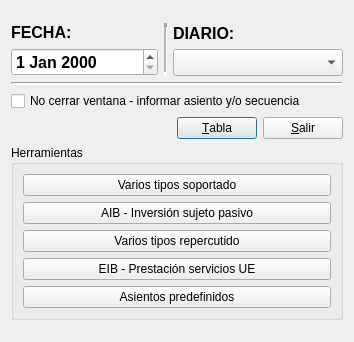
<?xml version="1.0" encoding="UTF-8"?>
<ui version="4.0">
 <author>José Manuel Díez Botella</author>
 <class>introfecha</class>
 <widget class="QDialog" name="introfecha">
  <property name="geometry">
   <rect>
    <x>0</x>
    <y>0</y>
    <width>354</width>
    <height>342</height>
   </rect>
  </property>
  <property name="windowTitle">
   <string>Fecha operación</string>
  </property>
  <layout class="QVBoxLayout" name="verticalLayout_2">
   <item>
    <spacer name="verticalSpacer">
     <property name="orientation">
      <enum>Qt::Vertical</enum>
     </property>
     <property name="sizeHint" stdset="0">
      <size>
       <width>20</width>
       <height>0</height>
      </size>
     </property>
    </spacer>
   </item>
   <item>
    <layout class="QHBoxLayout">
     <item>
      <layout class="QVBoxLayout">
       <item>
        <widget class="QLabel" name="label">
         <property name="font">
          <font>
           <pointsize>12</pointsize>
           <weight>75</weight>
           <bold>true</bold>
          </font>
         </property>
         <property name="text">
          <string>FECHA:</string>
         </property>
         <property name="textFormat">
          <enum>Qt::AutoText</enum>
         </property>
        </widget>
       </item>
       <item>
        <widget class="QDateEdit" name="fechadateEdit">
         <property name="font">
          <font>
           <pointsize>12</pointsize>
           <weight>75</weight>
           <bold>true</bold>
          </font>
         </property>
        </widget>
       </item>
      </layout>
     </item>
     <item>
      <widget class="Line" name="line">
       <property name="lineWidth">
        <number>4</number>
       </property>
       <property name="midLineWidth">
        <number>2</number>
       </property>
       <property name="orientation">
        <enum>Qt::Vertical</enum>
       </property>
      </widget>
     </item>
     <item>
      <layout class="QVBoxLayout">
       <item>
        <widget class="QLabel" name="label_2">
         <property name="font">
          <font>
           <pointsize>12</pointsize>
           <weight>75</weight>
           <bold>true</bold>
          </font>
         </property>
         <property name="text">
          <string>DIARIO:</string>
         </property>
        </widget>
       </item>
       <item>
        <widget class="QComboBox" name="diariocomboBox">
         <property name="minimumSize">
          <size>
           <width>170</width>
           <height>0</height>
          </size>
         </property>
         <property name="font">
          <font>
           <pointsize>12</pointsize>
          </font>
         </property>
        </widget>
       </item>
      </layout>
     </item>
    </layout>
   </item>
   <item>
    <widget class="Line" name="line_2">
     <property name="lineWidth">
      <number>2</number>
     </property>
     <property name="midLineWidth">
      <number>0</number>
     </property>
     <property name="orientation">
      <enum>Qt::Horizontal</enum>
     </property>
    </widget>
   </item>
   <item>
    <widget class="QCheckBox" name="nocerrarcheckBox">
     <property name="text">
      <string>No cerrar ventana - informar asiento y/o secuencia</string>
     </property>
    </widget>
   </item>
   <item>
    <layout class="QHBoxLayout">
     <property name="spacing">
      <number>6</number>
     </property>
     <property name="leftMargin">
      <number>0</number>
     </property>
     <property name="topMargin">
      <number>0</number>
     </property>
     <property name="rightMargin">
      <number>0</number>
     </property>
     <property name="bottomMargin">
      <number>0</number>
     </property>
     <item>
      <spacer>
       <property name="orientation">
        <enum>Qt::Horizontal</enum>
       </property>
       <property name="sizeHint" stdset="0">
        <size>
         <width>40</width>
         <height>20</height>
        </size>
       </property>
      </spacer>
     </item>
     <item>
      <widget class="QPushButton" name="acpetarpushButton">
       <property name="text">
        <string>&amp;Tabla</string>
       </property>
       <property name="icon">
        <iconset resource="keme.qrc">
         <normaloff>:/iconos/graf/Files-New-File-icon.png</normaloff>:/iconos/graf/Files-New-File-icon.png</iconset>
       </property>
       <property name="default">
        <bool>true</bool>
       </property>
      </widget>
     </item>
     <item>
      <widget class="QPushButton" name="cancelarpushButton">
       <property name="text">
        <string>&amp;Salir</string>
       </property>
       <property name="icon">
        <iconset resource="keme.qrc">
         <normaloff>:/iconos/graf/borrar.png</normaloff>:/iconos/graf/borrar.png</iconset>
       </property>
      </widget>
     </item>
    </layout>
   </item>
   <item>
    <widget class="QGroupBox" name="herramientas_groupBox">
     <property name="title">
      <string>Herramientas</string>
     </property>
     <layout class="QVBoxLayout" name="verticalLayout">
      <item>
       <widget class="QPushButton" name="varios_sop_pushButton">
        <property name="text">
         <string>Varios tipos soportado</string>
        </property>
       </widget>
      </item>
      <item>
       <widget class="QPushButton" name="aib_pushButton">
        <property name="text">
         <string>AIB - Inversión sujeto pasivo</string>
        </property>
       </widget>
      </item>
      <item>
       <widget class="QPushButton" name="varios_rep_pushButton">
        <property name="text">
         <string>Varios tipos repercutido</string>
        </property>
       </widget>
      </item>
      <item>
       <widget class="QPushButton" name="eib_pushButton">
        <property name="text">
         <string>EIB - Prestación servicios UE</string>
        </property>
       </widget>
      </item>
      <item>
       <widget class="QPushButton" name="predef_pushButton">
        <property name="text">
         <string>Asientos predefinidos</string>
        </property>
       </widget>
      </item>
     </layout>
    </widget>
   </item>
   <item>
    <spacer name="verticalSpacer_2">
     <property name="orientation">
      <enum>Qt::Vertical</enum>
     </property>
     <property name="sizeHint" stdset="0">
      <size>
       <width>20</width>
       <height>0</height>
      </size>
     </property>
    </spacer>
   </item>
  </layout>
 </widget>
 <tabstops>
  <tabstop>fechadateEdit</tabstop>
  <tabstop>diariocomboBox</tabstop>
  <tabstop>nocerrarcheckBox</tabstop>
  <tabstop>acpetarpushButton</tabstop>
  <tabstop>cancelarpushButton</tabstop>
  <tabstop>varios_sop_pushButton</tabstop>
  <tabstop>aib_pushButton</tabstop>
  <tabstop>varios_rep_pushButton</tabstop>
  <tabstop>eib_pushButton</tabstop>
  <tabstop>predef_pushButton</tabstop>
 </tabstops>
 <resources>
  <include location="keme.qrc"/>
 </resources>
 <connections>
  <connection>
   <sender>acpetarpushButton</sender>
   <signal>clicked()</signal>
   <receiver>introfecha</receiver>
   <slot>accept()</slot>
   <hints>
    <hint type="sourcelabel">
     <x>125</x>
     <y>86</y>
    </hint>
    <hint type="destinationlabel">
     <x>86</x>
     <y>91</y>
    </hint>
   </hints>
  </connection>
  <connection>
   <sender>cancelarpushButton</sender>
   <signal>clicked()</signal>
   <receiver>introfecha</receiver>
   <slot>reject()</slot>
   <hints>
    <hint type="sourcelabel">
     <x>221</x>
     <y>92</y>
    </hint>
    <hint type="destinationlabel">
     <x>260</x>
     <y>57</y>
    </hint>
   </hints>
  </connection>
 </connections>
</ui>
